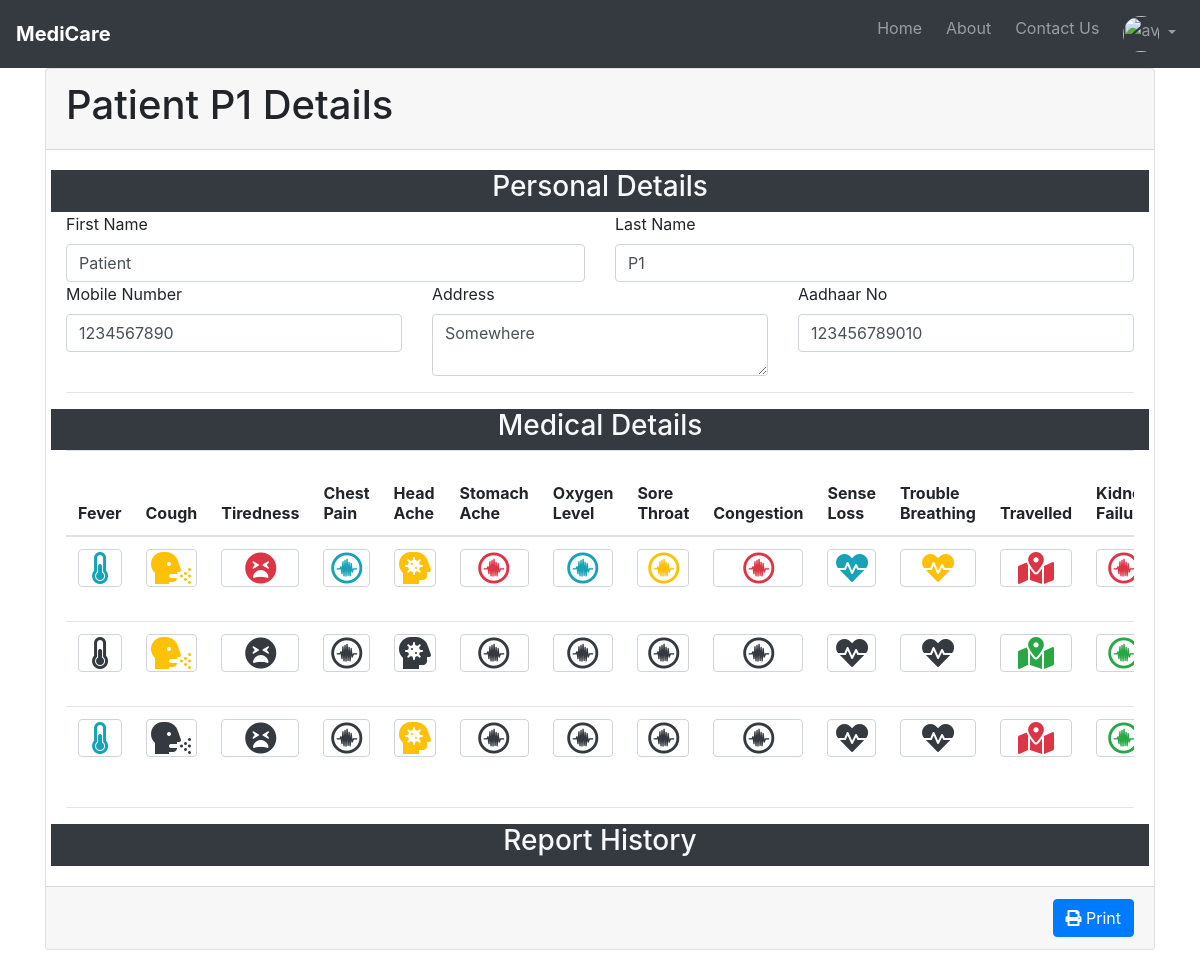
Page /user-details.php?user_id=1 (signed in) on the committed database.
### tables this page shows
CREATE TABLE `users` (
  `user_id` int(11) NOT NULL,
  `first_name` varchar(50) NOT NULL,
  `last_name` varchar(50) NOT NULL,
  `email` varchar(50) NOT NULL,
  `password` varchar(250) NOT NULL
);

CREATE TABLE `user_details` (
  `user_id` int(11) NOT NULL,
  `aadhaar_no` bigint(20) DEFAULT NULL,
  `mobile` int(11) DEFAULT NULL,
  `address` varchar(250) DEFAULT NULL,
  `date_of_birth` date DEFAULT NULL,
  `gender` varchar(11) DEFAULT NULL
);

CREATE TABLE `user_symptoms` (
  `user_id` int(11) NOT NULL,
  `fever` tinyint(1) DEFAULT 0,
  `fever_s` int(11) DEFAULT 0,
  `cough` tinyint(1) DEFAULT 0,
  `cough_s` int(11) DEFAULT 0,
  `tiredness` tinyint(1) DEFAULT 0,
  `tiredness_s` int(11) DEFAULT 0,
  `chest_pain` tinyint(1) DEFAULT 0,
  `chest_pain_s` int(11) DEFAULT 0,
  `head_ache` tinyint(1) DEFAULT 0,
  `head_ache_s` int(11) DEFAULT 0,
  `stomach_ache` tinyint(1) DEFAULT 0,
  `stomach_ache_s` int(11) DEFAULT 0,
  `kidney_failure` tinyint(1) DEFAULT 0,
  `heart_problem` tinyint(1) DEFAULT 0,
  `heart_problem_s` int(11) DEFAULT 0,
  `diabetes` tinyint(1) DEFAULT 0,
  `diabetes_s` int(11) DEFAULT 0,
  `less_oxygen_level` tinyint(1) DEFAULT 0,
  `less_oxygen_level_s` int(11) DEFAULT 0,
  `malignancy_cancer` tinyint(1) DEFAULT 0,
  `malignancy_cancer_s` int(11) DEFAULT 0,
  `hypertension` tinyint(1) DEFAULT 0,
  `hypertension_s` int(11) DEFAULT 0,
  `liver_disease` tinyint(1) DEFAULT 0,
  `liver_disease_s` int(11) DEFAULT 0,
  `immunocompromised_condition` tinyint(1) DEFAULT 0,
  `immunocompromised_condition_s` int(11) DEFAULT 0,
  `vomiting` tinyint(1) DEFAULT 0,
  `vomiting_s` int(11) DEFAULT 0,
  `consume_steroids` tinyint(1) DEFAULT 0,
  `sore_throat` tinyint(1) DEFAULT 0,
  `sore_throat_s` int(11) DEFAULT 0,
  `diarrhea` tinyint(1) DEFAULT 0,
  `diarrhea_s` int(11) DEFAULT 0,
  `congestion` tinyint(1) DEFAULT 0,
  `congestion_s` int(11) DEFAULT 0,
  `sense_loss` tinyint(1) DEFAULT 0,
  `sense_loss_s` int(11) DEFAULT 0,
  `skin_rash_discoloration` tinyint(1) DEFAULT 0,
  `skin_rash_discoloration_s` int(11) DEFAULT 0,
  `trouble_breathing` tinyint(1) DEFAULT 0,
  `trouble_breathing_s` int(11) DEFAULT 0,
  `contact_positive` tinyint(1) DEFAULT 0,
  `is_positive` tinyint(1) DEFAULT 0,
  `is_vaccinated` tinyint(1) DEFAULT 0,
  `is_vaccinated_d` datetime DEFAULT NULL,
  `is_vaccinated_2` tinyint(1) DEFAULT 0,
  `is_vaccinated_2_d` datetime DEFAULT NULL,
  `travelled` tinyint(1) DEFAULT 0,
  `chills` tinyint(1) DEFAULT 0,
  `chills_s` int(11) DEFAULT 0,
  `quarantine` tinyint(1) DEFAULT 0,
  `quarantine_s` int(11) DEFAULT 0,
  `date_tested` datetime NOT NULL DEFAULT current_timestamp()
);

### includes/classes/Account.php (called while the page is built, shortened)
<?php
class Account
{
    private $conn;
    public function __construct($conn)
    {
        $this->conn = $conn;
    }
    public function getInfo()
    {
        if (isset($_SESSION["userLoggedIn"])) {
            $query = $this->conn->prepare("SELECT users.user_id, users.first_name, users.last_name, users.email, roles.role_name FROM users, user_role, roles WHERE users.email=:em AND users.user_id = user_role.user_id AND user_role.role_id = roles.role_id");
            $query->bindValue(":em", $_SESSION["userLoggedIn"]);
            $query->execute();
            $userInfo = $query->fetchAll(PDO::FETCH_ASSOC);
            return $userInfo[0];
        } else {
            return;
        }
    }
    public function getUser($id)
    {
        $query = $this->conn->prepare("SELECT users.user_id, users.first_name, users.last_name, users.email, roles.role_name, user_details.aadhaar_no, user_details.mobile, user_details.address, user_details.date_of_birth, user_details.gender FROM users, user_role, roles, user_details WHERE users.user_id=:id AND users.user_id = user_role.user_id AND user_role.role_id = roles.role_id AND user_details.user_id = users.user_id");
        $query->bindValue(":id", $id);
        $query->execute();
        $userInfo = $query->fetchAll(PDO::FETCH_ASSOC);
        return $userInfo[0];
    }
    public function getUserSymptoms($id)
    {
        $query = $this->conn->prepare("SELECT * FROM user_symptoms WHERE user_id=:id ORDER BY date_tested DESC;");
        $query->bindValue(":id", $id);
        $query->execute();
        $userInfo = $query->fetchAll(PDO::FETCH_ASSOC);
        return $userInfo;
    }
}

### user-details.php (the view, shortened to what this page needs)
<?php
require_once('./includes/imports.php');
require_once('./includes/config.php');
require_once('./includes/classes/Account.php');
$account = new Account($conn);
$id = $_GET["user_id"];
$userInfo = $account->getUser($id);
require_once('./includes/components/navbar.php');
function iconColors($element)
{
    if ($element == 0) {
        return 'text-dark';
    } else if ($element == 1) {
        return 'text-info';
    } else if ($element == 2) {
        return 'text-warning';
    } else {
        return 'text-danger';
    }
}
function hasSymptom($element)
{
    if ($element == 0) {
        return 'text-success';
    } else {
        return 'text-danger';
    }
}
$getInfo = $account->getInfo();
if (isset($_SESSION["userLoggedIn"]) && $isAdmin = $getInfo["role_name"] == 'Admin' || 'Nurse' || 'Doctor') {
?>
    <link rel="stylesheet" href="https://use.fontawesome.com/releases/v5.15.3/css/all.css">
    <link rel="stylesheet" href="./includes/css/style.user-details.css">
    <div class="container">
        <div class="card">
            <div class="card-header">
                <h1><?php echo $userInfo["first_name"] . " " . $userInfo["last_name"] ?> Details</h1>
            </div>
            <div class="card-body">
                <div class="row justify-content-center bg-dark text-light">
                    <h3>Personal Details</h3>
                </div>
                <div class="row">
                    <div class="col">
                        <label for="firstName">First Name</label>
                        <input type="text" class="form-control" name="firstName" value="<?php echo $userInfo['first_name']; ?>">
                    </div>
                    <div class="col">
                        <label for="lastName">Last Name</label>
                        <input type="text" class="form-control" name="lastName" value="<?php echo $userInfo['last_name'] ?>">
                    </div>
                </div>
                <div class="row">
                    <div class="col">
                        <label for="mobileNumber">Mobile Number</label>
                        <input type="text" class="form-control" name="mobileNumber" value="<?php echo $userInfo['mobile'] ?>">
                    </div>
                    <div class="col">
                        <label for="address">Address</label>
                        <textarea type="text" class="form-control" name="address"><?php echo $userInfo['address'] ?></textarea>
                    </div>
                    <div class="col">
                        <label for="mob-no">Aadhaar No</label>
                        <input type="text" class="form-control" name="aadhaar-no" value="<?php echo $userInfo['aadhaar_no'] ?>">
                    </div>
                </div>
                <hr>
                <div class="row justify-content-center bg-dark text-light">
                    <h3>Medical Details</h3>
                </div>
                <?php
                $rows = $account->getUserSymptoms($id);
                if (count($rows) > 0) {
                ?>
                    <table class="table table-responsive table-fluid myTable">
                        <thead>
                            <tr>
                                <th scope='col'>Fever</th>
                                <th scope='col'>Cough</th>
                                <th scope='col'>Tiredness</th>
                                <th scope='col'>Chest Pain</th>
                                <th scope='col'>Head Ache</th>
                                <th scope='col'>Stomach Ache</th>
                                <th scope='col'>Oxygen Level</th>
                                <th scope='col'>Sore Throat</th>
                                <th scope='col'>Congestion</th>
                                <th scope='col'>Sense Loss</th>
                                <th scope='col'>Trouble Breathing</th>
                                <th scope='col'>Travelled</th>
                                <th scope='col'>Kidney Failure</th>
                            </tr>
                        </thead>
                        <tbody>
                            <?php
                            foreach ($rows as $row) {
                            ?>
                                <tr>
                                    <th scope='row'><button class="form-control"><i class="fa fa-thermometer-half icons <?php echo iconColors($row['fever_s']) ?>" aria-hidden="true"></i></button></th>
                                    <th scope='row'><button class="form-control"><i class="fa fa-head-side-cough icons <?php echo iconColors($row['cough_s']) ?>" aria-hidden="true"></i></button></th>
                                    <th scope='row'><button class="form-control"><i class="fa fa-tired icons <?php echo iconColors($row['tiredness_s']) ?>" aria-hidden="true"></i></button></th>
                                    <th scope='row'><button class="form-control"><i class="fab fa-creative-commons-sampling icons <?php echo iconColors($row['chest_pain_s']) ?>" aria-hidden="true"></i></button></th>
                                    <th scope='row'><button class="form-control"><i class="fa fa-head-side-virus icons <?php echo iconColors($row['head_ache_s']) ?>" aria-hidden="true"></i></button></th>
                                    <th scope='row'><button class="form-control"><i class="fab fa-creative-commons-sampling icons <?php echo iconColors($row['stomach_ache_s']) ?>" aria-hidden="true"></i></button></th>
                                    <th scope='row'><button class="form-control"><i class="fab fa-creative-commons-sampling icons <?php echo iconColors($row['less_oxygen_level_s']) ?>" aria-hidden="true"></i></button></th>
                                    <th scope='row'><button class="form-control"><i class="fab fa-creative-commons-sampling icons <?php echo iconColors($row['sore_throat_s']) ?>" aria-hidden="true"></i></button></th>
                                    <th scope='row'><button class="form-control"><i class="fab fa-creative-commons-sampling icons <?php echo iconColors($row['congestion_s']) ?>" aria-hidden="true"></i></button></th>
                                    <th scope='row'><button class="form-control"><i class="fas fa-heartbeat icons <?php echo iconColors($row['sense_loss_s']) ?>" aria-hidden="true"></i></button></th>
                                    <th scope='row'><button class="form-control"><i class="fas fa-heartbeat icons <?php echo iconColors($row['trouble_breathing_s']) ?>" aria-hidden="true"></i></button></th>
                                    <th scope='row'><button class="form-control"><i class="fas fa-map-marked-alt icons <?php echo hasSymptom($row['travelled']) ?>" aria-hidden="true"></i></button></th>
                                    <th scope='row'><button class="form-control"><i class="fab fa-creative-commons-sampling icons <?php echo hasSymptom($row['kidney_failure']) ?>" aria-hidden="true"></i></button></th>
                                </tr>
                            <?php
                            }
                            ?>
                    </table>
                <?php
                }
                ?>
                <hr>
                <div class="row justify-content-center bg-dark text-light">
                    <h3>Report History</h3>
                </div>
            </div>
            <div class="card-footer">
                <button class="btn btn-primary float-right"><i class="fa fa-print" onclick="window.print();"></i> Print</button>
            </div>
        </div>
        <br>
    <?php
} else {
    header("Location: login.php");
}
    ?>

### includes/imports.php (shortened to what this page needs)
<!DOCTYPE html>
<html lang="en">
<link rel="stylesheet" href="https://stackpath.bootstrapcdn.com/bootstrap/4.5.2/css/bootstrap.min.css">
<link rel="stylesheet" href="includes/css/style.css">

### includes/components/navbar.php (shortened to what this page needs)
<?php
    $curPageName = substr($_SERVER["SCRIPT_NAME"],strrpos($_SERVER["SCRIPT_NAME"],"/")+1);
?>
<nav class="navbar navbar-expand-lg navbar-dark bg-dark navbar-custom sticky-top">
    <a href="./index.php" class="navbar-brand"><b>MediCare</b></a>
    <div class="navbar-center navbar-collapse collapse" id="navbar1">
        <ul class="navbar-nav ml-auto">
            <li class="nav-item <?php echo $curPageName == 'index.php'? 'active' : ''; ?>">
                <a class="nav-link mr-2" href="./index.php">Home</a>
            </li>
            <li class="nav-item <?php echo $curPageName == 'about.php'? 'active' : ''; ?>">
                <a class="nav-link mr-2" href="./about.php">About</a>
            </li>
            <li class="nav-item <?php echo $curPageName == 'contact.php'? 'active' : ''; ?>">
                <a class="nav-link mr-2" href="./contact.php">Contact Us</a>
            </li>
            <?php
                if(isset($_SESSION["userLoggedIn"])) {
            ?>
                <li class="nav-item avatar dropdown">
                    <a class="nav-link dropdown-toggle" id="avatarDropdown" data-toggle="dropdown" aria-haspopup="true" aria-expanded="false">
                        <img src="https://mdbootstrap.com/img/Photos/Avatars/avatar-2.jpg" class="rounded-circle z-depth-0" alt="avatar image" style="width: 36px; height: 36px;">
                    </a>
                </li>
            <?php
                }
            ?>
        </ul>
    </div>
</nav>

### includes/css/style.user-details.css (style rules this page uses)
.icons { transform: scale(2); }

### rows in the picture
users: first_name "Patient", last_name "P1", firstName "Patient", lastName "P1", mobileNumber "1234567890", address "Somewhere", aadhaar-no "123456789010"
user_symptoms: fever_s 1 (drawn), cough_s 2 (drawn), tiredness_s 3 (drawn), chest_pain_s 1 (drawn), head_ache_s 2 (drawn), stomach_ache_s 3 (drawn), less_oxygen_level_s 1 (drawn), sore_throat_s 2 (drawn), congestion_s 3 (drawn), sense_loss_s 1 (drawn), trouble_breathing_s 2 (drawn), travelled 1 (drawn), kidney_failure 1 (drawn)
user_symptoms: fever_s 0 (drawn), cough_s 2 (drawn), tiredness_s 0 (drawn), chest_pain_s 0 (drawn), head_ache_s 0 (drawn), stomach_ache_s 0 (drawn), less_oxygen_level_s 0 (drawn), sore_throat_s 0 (drawn), congestion_s 0 (drawn), sense_loss_s 0 (drawn), trouble_breathing_s 0 (drawn), travelled 0 (drawn), kidney_failure 0 (drawn)
user_symptoms: fever_s 1 (drawn), cough_s 0 (drawn), tiredness_s 0 (drawn), chest_pain_s 0 (drawn), head_ache_s 2 (drawn), stomach_ache_s 0 (drawn), less_oxygen_level_s 0 (drawn), sore_throat_s 0 (drawn), congestion_s 0 (drawn), sense_loss_s 0 (drawn), trouble_breathing_s 0 (drawn), travelled 1 (drawn), kidney_failure 0 (drawn)
